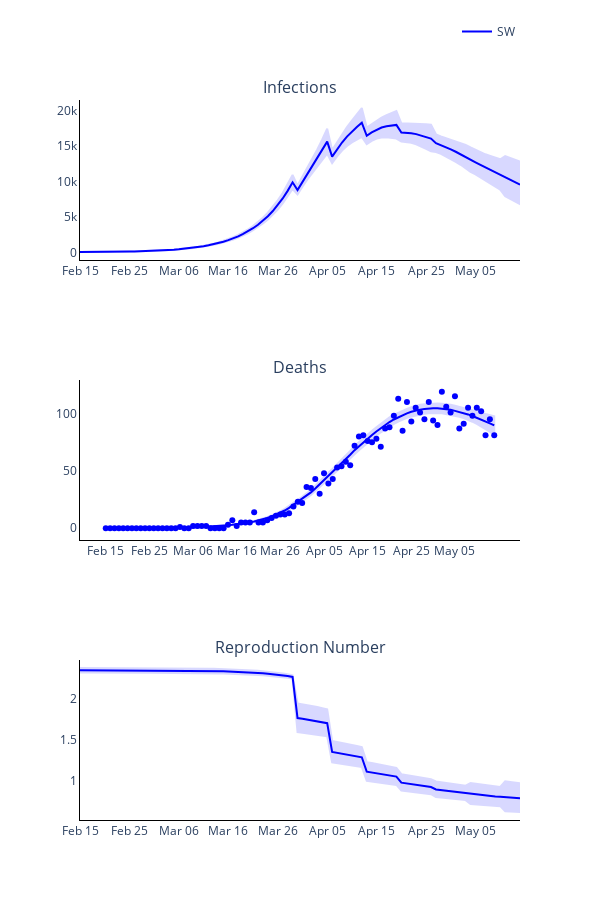

Notebook code cell kept with this figure:
### Markdown cell above
### Plot observed versus predicted using model with inferred parameters

### Code cell
# Trace names - represent the solver used for the simulation
trace_name = regions
titles = ['Infections', 'Deaths', 'Reproduction Number']

fig = go.Figure()
fig = make_subplots(rows=len(titles), cols=1, subplot_titles=tuple(titles), horizontal_spacing = 0.15)

# Plot (continuous predicted timeline and pointwise observed numbers each day)
for r, region in enumerate(regions):
    # Plot of infections
    fig.add_trace(
        go.Scatter(
            x=times,
            y=new_infec_mean[r].tolist(),
            mode='lines',
            name=trace_name[r],
            line_color=colours[r]
        ),
        row= 1,
        col= 1
    )

    fig.add_trace(
        go.Scatter(
            x=times + times[::-1],
            y=new_infec_upper[r].tolist() + new_infec_lower[r].tolist()[::-1],
            fill='toself',
            fillcolor=colours[r],
            line_color=colours[r],
            opacity=0.15,
            mode='lines',
            showlegend=False,
            name=trace_name[r]
        ),
        row= 1,
        col= 1
    )

    # fig.add_trace(
    #     go.Scatter(
    #         x=serology_times,
    #         y=np.sum(np.multiply(np.nan_to_num(np.divide(positives_data[r], tests[r])), susceptibles[r]), axis=1).tolist(),
    #         mode='markers',
    #         name=trace_name[r],
    #         showlegend=False,
    #         line_color=colours[r]
    #     ),
    #     row= 1,
    #     col= 1
    # )

    # Plot deaths
    fig.add_trace(
        go.Scatter(
            x=times,
            y=deaths_mean[r].tolist(),
            mode='lines',
            name=trace_name[r],
            showlegend=False,
            line_color=colours[r]
        ),
        row= 2,
        col= 1
    )

    fig.add_trace(
        go.Scatter(
            x=times + times[::-1],
            y=deaths_upper[r].tolist() + deaths_lower[r].tolist()[::-1],
            fill='toself',
            fillcolor=colours[r],
            line_color=colours[r],
            opacity=0.15,
            mode='lines',
            showlegend=False,
            name=trace_name[r]
        ),
        row= 2,
        col= 1
    )

    fig.add_trace(
        go.Scatter(
            x=times,
            y=np.sum(deaths_data[r], axis=1).tolist(),
            mode='markers',
            name=trace_name[r],
            showlegend=False,
            line_color=colours[r]
        ),
        row= 2,
        col= 1
    )

    # Plot reproduction number
    fig.add_trace(
        go.Scatter(
            x=times,
            y=reprod_num_mean[r].tolist(),
            mode='lines',
            name=trace_name[r],
            showlegend=False,
            line_color=colours[r]
        ),
        row= 3,
        col= 1
    )

    fig.add_trace(
        go.Scatter(
            x=times + times[::-1],
            y=reprod_num_upper[r].tolist() + reprod_num_lower[r].tolist()[::-1],
            fill='toself',
            fillcolor=colours[r],
            line_color=colours[r],
            opacity=0.15,
            mode='lines',
            showlegend=False,
            name=trace_name[r]
        ),
        row= 3,
        col= 1
    )

# Add axis labels
fig.update_layout(
    width=600, 
    height=900,
    plot_bgcolor='white',
    xaxis=dict(
        linecolor='black',
        tickvals=np.arange(1, 90, 10).tolist(),
        ticktext=['Feb 15', 'Feb 25', 'Mar 06', 'Mar 16', 'Mar 26', 'Apr 05', 'Apr 15', 'Apr 25', 'May 05', 'May 15']),
    yaxis=dict(linecolor='black'),
    xaxis2=dict(
        linecolor='black',
        tickvals=np.arange(1, 90, 10).tolist(),
        ticktext=['Feb 15', 'Feb 25', 'Mar 06', 'Mar 16', 'Mar 26', 'Apr 05', 'Apr 15', 'Apr 25', 'May 05', 'May 15']),
    yaxis2=dict(linecolor='black'),
    xaxis3=dict(
        linecolor='black',
        tickvals=np.arange(1, 90, 10).tolist(),
        ticktext=['Feb 15', 'Feb 25', 'Mar 06', 'Mar 16', 'Mar 26', 'Apr 05', 'Apr 15', 'Apr 25', 'May 05', 'May 15']),
    yaxis3=dict(linecolor='black'),
    legend=dict(
        orientation='h',
        yanchor="bottom",
        y=1.075,
        xanchor="right",
        x=1)
    )

fig.write_image('images/Figure-3-synthetic.pdf')
fig.show()

### Figure 1 — Plotly figure (JSON) as saved in the notebook; plotly's stock layout.template omitted (floating-point values rounded to 4 significant figures; data arrays with more than 128 entries replaced by an {"elided": "..."} marker saying what was removed)
{"data": [{"line": {"color": "blue"}, "mode": "lines", "name": "SW", "type": "scatter", "x": [1, 2, 3, 4, 5, 6, 7, 8, 9, 10, 11, 12, 13, 14, 15, 16, 17, 18, 19, 20, 21, 22, 23, 24, 25, 26, 27, 28, 29, 30, 31, 32, 33, 34, 35, 36, 37, 38, 39, 40, 41, 42, 43, 44, 45, 46, 47, 48, 49, 50, 51, 52, 53, 54, 55, 56, 57, 58, 59, 60, 61, 62, 63, 64, 65, 66, 67, 68, 69, 70, 71, 72, 73, 74, 75, 76, 77, 78, 79, 80, 81, 82, 83, 84, 85, 86, 87, 88, 89, 90], "xaxis": "x", "y": [51.98, 48.24, 43.96, 43.36, 46.53, 52.47, 60.3, 69.57, 80.2, 92.33, 106.2, 122.1, 140.4, 161.4, 185.5, 213.3, 245.2, 281.9, 324.0, 372.3, 427.8, 491.7, 565.0, 649.1, 745.6, 856.5, 984.0, 1130.0, 1297.0, 1489.0, 1711.0, 1963.0, 2252.0, 2582.0, 2960.0, 3392.0, 3886.0, 4449.0, 5089.0, 5818.0, 6648.0, 7589.0, 8656.0, 9861.0, 8773.0, 9930.0, 11070.0, 12180.0, 13280.0, 14410.0, 15590.0, 13490.0, 14520.0, 15470.0, 16290.0, 17010.0, 17660.0, 18260.0, 16420.0, 16910.0, 17300.0, 17580.0, 17770.0, 17880.0, 17950.0, 16860.0, 16850.0, 16780.0, 16650.0, 16470.0, 16260.0, 16020.0, 15370.0, 15100.0, 14810.0, 14500.0, 14170.0, 13820.0, 13470.0, 13040.0, 12680.0, 12320.0, 11960.0, 11600.0, 11240.0, 10890.0, 10560.0, 10210.0, 9864.0, 9531.0], "yaxis": "y"}, {"fill": "toself", "fillcolor": "blue", "line": {"color": "blue"}, "mode": "lines", "name": "SW", "opacity": 0.15, "showlegend": false, "type": "scatter", "x": {"elided": "180 int values"}, "xaxis": "x", "y": {"elided": "180 float values"}, "yaxis": "y"}, {"line": {"color": "blue"}, "mode": "lines", "name": "SW", "showlegend": false, "type": "scatter", "x": [1, 2, 3, 4, 5, 6, 7, 8, 9, 10, 11, 12, 13, 14, 15, 16, 17, 18, 19, 20, 21, 22, 23, 24, 25, 26, 27, 28, 29, 30, 31, 32, 33, 34, 35, 36, 37, 38, 39, 40, 41, 42, 43, 44, 45, 46, 47, 48, 49, 50, 51, 52, 53, 54, 55, 56, 57, 58, 59, 60, 61, 62, 63, 64, 65, 66, 67, 68, 69, 70, 71, 72, 73, 74, 75, 76, 77, 78, 79, 80, 81, 82, 83, 84, 85, 86, 87, 88, 89, 90], "xaxis": "x2", "y": [0.0109, 0.02437, 0.03837, 0.05253, 0.06719, 0.08285, 0.1, 0.1192, 0.1407, 0.1651, 0.1929, 0.2247, 0.261, 0.3027, 0.3505, 0.4054, 0.4685, 0.541, 0.6245, 0.7204, 0.8306, 0.9574, 1.103, 1.271, 1.463, 1.684, 1.939, 2.231, 2.566, 2.951, 3.391, 3.896, 4.478, 5.145, 5.91, 6.788, 7.795, 8.948, 10.27, 11.78, 13.51, 15.48, 17.74, 20.31, 22.74, 25.34, 28.17, 31.26, 34.6, 38.21, 42.11, 45.59, 49.1, 52.71, 56.43, 60.24, 64.13, 68.09, 71.58, 74.92, 78.18, 81.34, 84.41, 87.36, 90.18, 92.61, 94.81, 96.8, 98.58, 100.1, 101.5, 102.6, 103.4, 104.0, 104.4, 104.6, 104.6, 104.3, 103.9, 103.2, 102.3, 101.5, 100.4, 99.23, 97.87, 96.38, 94.77, 93.05, 91.38, 89.62], "yaxis": "y2"}, {"fill": "toself", "fillcolor": "blue", "line": {"color": "blue"}, "mode": "lines", "name": "SW", "opacity": 0.15, "showlegend": false, "type": "scatter", "x": {"elided": "180 int values"}, "xaxis": "x2", "y": {"elided": "180 float values"}, "yaxis": "y2"}, {"line": {"color": "blue"}, "mode": "markers", "name": "SW", "showlegend": false, "type": "scatter", "x": [1, 2, 3, 4, 5, 6, 7, 8, 9, 10, 11, 12, 13, 14, 15, 16, 17, 18, 19, 20, 21, 22, 23, 24, 25, 26, 27, 28, 29, 30, 31, 32, 33, 34, 35, 36, 37, 38, 39, 40, 41, 42, 43, 44, 45, 46, 47, 48, 49, 50, 51, 52, 53, 54, 55, 56, 57, 58, 59, 60, 61, 62, 63, 64, 65, 66, 67, 68, 69, 70, 71, 72, 73, 74, 75, 76, 77, 78, 79, 80, 81, 82, 83, 84, 85, 86, 87, 88, 89, 90], "xaxis": "x2", "y": [0, 0, 0, 0, 0, 0, 0, 0, 0, 0, 0, 0, 0, 0, 0, 0, 0, 1, 0, 0, 2, 2, 2, 2, 0, 0, 0, 0, 3, 7, 2, 5, 5, 5, 14, 5, 5, 7, 9, 11, 12, 12, 13, 19, 23, 22, 36, 35, 43, 30, 48, 39, 43, 53, 54, 58, 55, 72, 80, 81, 76, 75, 78, 71, 87, 88, 98, 113, 85, 110, 93, 105, 101, 95, 110, 94, 90, 119, 106, 101, 115, 87, 91, 105, 98, 105, 102, 81, 95, 81], "yaxis": "y2"}, {"line": {"color": "blue"}, "mode": "lines", "name": "SW", "showlegend": false, "type": "scatter", "x": [1, 2, 3, 4, 5, 6, 7, 8, 9, 10, 11, 12, 13, 14, 15, 16, 17, 18, 19, 20, 21, 22, 23, 24, 25, 26, 27, 28, 29, 30, 31, 32, 33, 34, 35, 36, 37, 38, 39, 40, 41, 42, 43, 44, 45, 46, 47, 48, 49, 50, 51, 52, 53, 54, 55, 56, 57, 58, 59, 60, 61, 62, 63, 64, 65, 66, 67, 68, 69, 70, 71, 72, 73, 74, 75, 76, 77, 78, 79, 80, 81, 82, 83, 84, 85, 86, 87, 88, 89, 90], "xaxis": "x3", "y": [2.345, 2.345, 2.345, 2.345, 2.345, 2.345, 2.345, 2.345, 2.345, 2.345, 2.345, 2.344, 2.344, 2.344, 2.344, 2.344, 2.343, 2.343, 2.343, 2.342, 2.342, 2.341, 2.341, 2.34, 2.339, 2.339, 2.338, 2.336, 2.335, 2.334, 2.332, 2.33, 2.327, 2.325, 2.322, 2.318, 2.314, 2.31, 2.305, 2.299, 2.292, 2.284, 2.275, 2.265, 1.765, 1.757, 1.748, 1.738, 1.727, 1.716, 1.703, 1.354, 1.344, 1.334, 1.323, 1.312, 1.301, 1.289, 1.114, 1.104, 1.094, 1.084, 1.074, 1.064, 1.054, 0.9798, 0.9708, 0.9619, 0.9531, 0.9444, 0.9358, 0.9273, 0.8973, 0.8895, 0.8819, 0.8745, 0.8673, 0.8602, 0.8534, 0.8433, 0.8368, 0.8306, 0.8246, 0.8187, 0.813, 0.8076, 0.8044, 0.7993, 0.7943, 0.7894], "yaxis": "y3"}, {"fill": "toself", "fillcolor": "blue", "line": {"color": "blue"}, "mode": "lines", "name": "SW", "opacity": 0.15, "showlegend": false, "type": "scatter", "x": {"elided": "180 int values"}, "xaxis": "x3", "y": {"elided": "180 float values"}, "yaxis": "y3"}], "layout": {"annotations": [{"font": {"size": 16}, "showarrow": false, "text": "Infections", "x": 0.5, "xanchor": "center", "xref": "paper", "y": 1, "yanchor": "bottom", "yref": "paper"}, {"font": {"size": 16}, "showarrow": false, "text": "Deaths", "x": 0.5, "xanchor": "center", "xref": "paper", "y": 0.6111, "yanchor": "bottom", "yref": "paper"}, {"font": {"size": 16}, "showarrow": false, "text": "Reproduction Number", "x": 0.5, "xanchor": "center", "xref": "paper", "y": 0.2222, "yanchor": "bottom", "yref": "paper"}], "height": 900, "legend": {"orientation": "h", "x": 1, "xanchor": "right", "y": 1.075, "yanchor": "bottom"}, "plot_bgcolor": "white", "width": 600, "xaxis": {"anchor": "y", "domain": [0, 1], "linecolor": "black", "ticktext": ["Feb 15", "Feb 25", "Mar 06", "Mar 16", "Mar 26", "Apr 05", "Apr 15", "Apr 25", "May 05", "May 15"], "tickvals": [1, 11, 21, 31, 41, 51, 61, 71, 81]}, "xaxis2": {"anchor": "y2", "domain": [0, 1], "linecolor": "black", "ticktext": ["Feb 15", "Feb 25", "Mar 06", "Mar 16", "Mar 26", "Apr 05", "Apr 15", "Apr 25", "May 05", "May 15"], "tickvals": [1, 11, 21, 31, 41, 51, 61, 71, 81]}, "xaxis3": {"anchor": "y3", "domain": [0, 1], "linecolor": "black", "ticktext": ["Feb 15", "Feb 25", "Mar 06", "Mar 16", "Mar 26", "Apr 05", "Apr 15", "Apr 25", "May 05", "May 15"], "tickvals": [1, 11, 21, 31, 41, 51, 61, 71, 81]}, "yaxis": {"anchor": "x", "domain": [0.7778, 1], "linecolor": "black"}, "yaxis2": {"anchor": "x2", "domain": [0.3889, 0.6111], "linecolor": "black"}, "yaxis3": {"anchor": "x3", "domain": [0, 0.2222], "linecolor": "black"}}}
